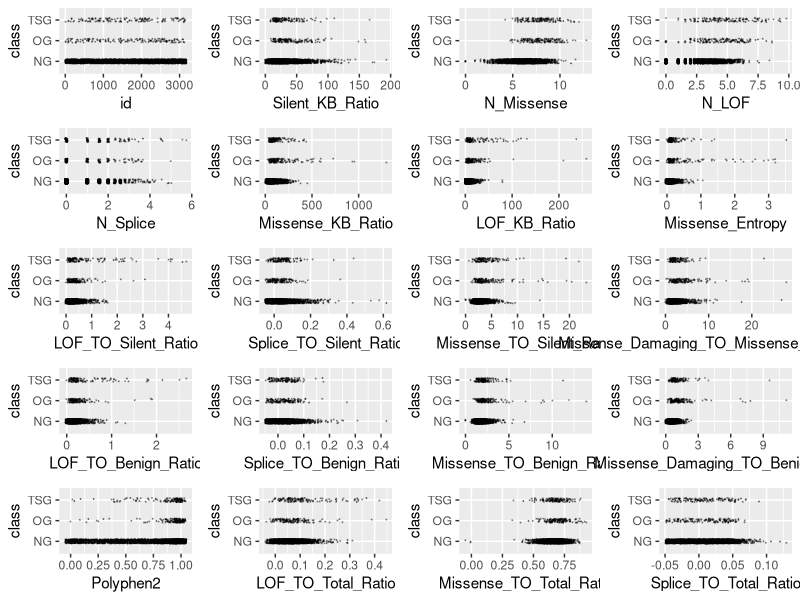
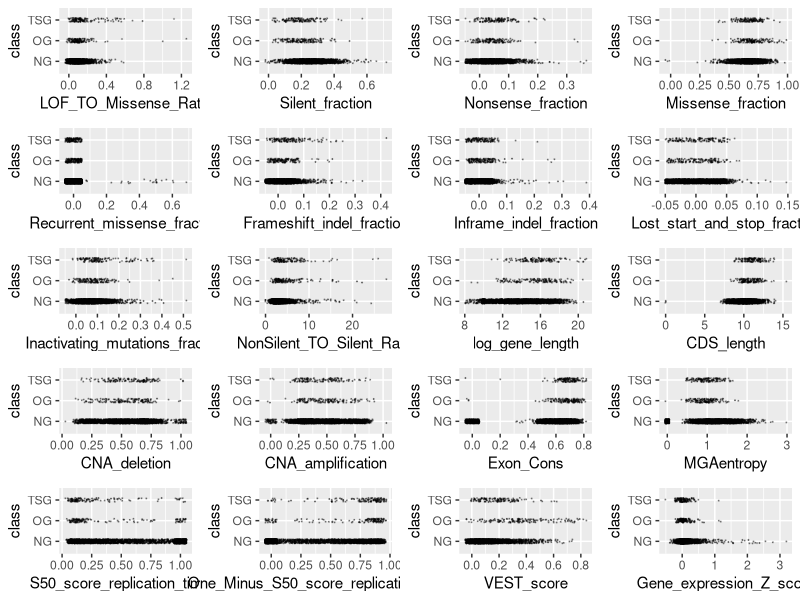
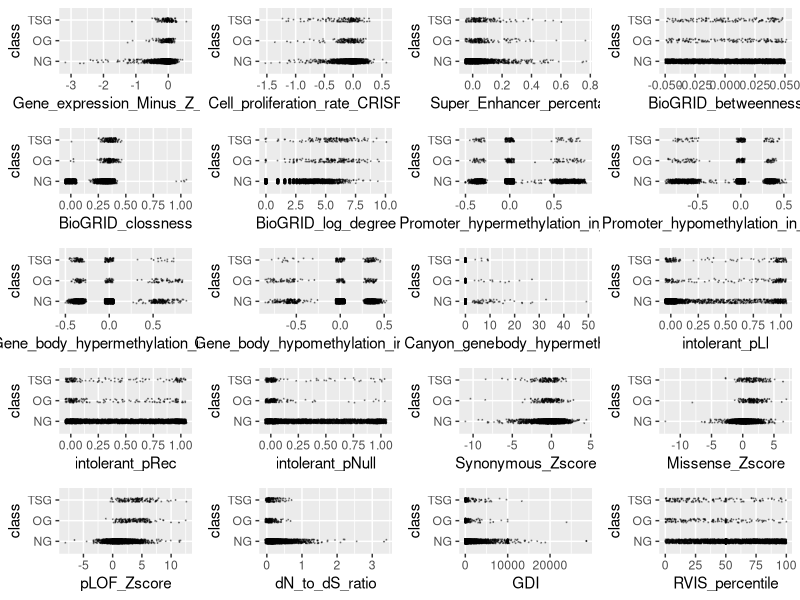
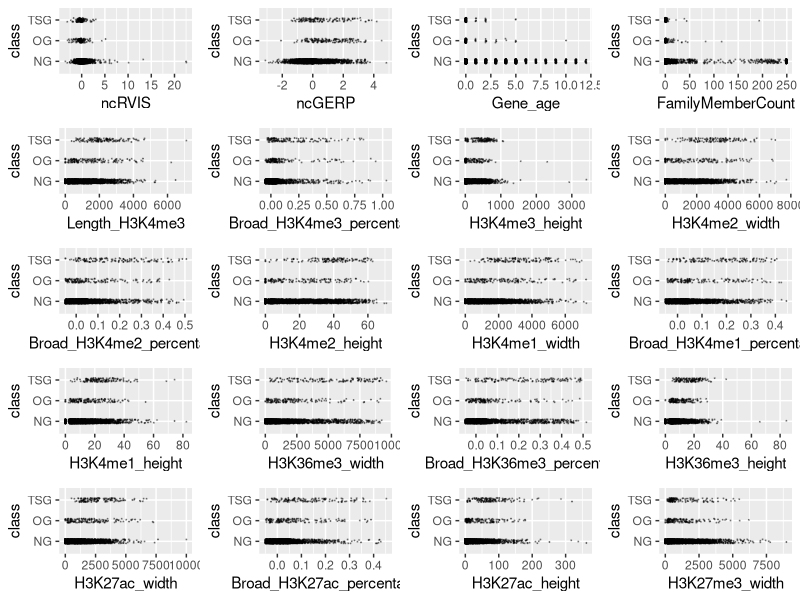
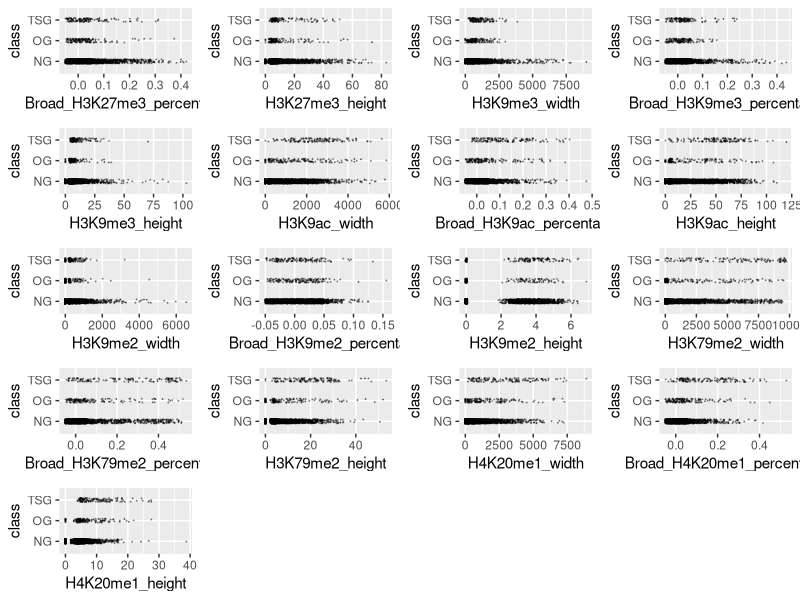
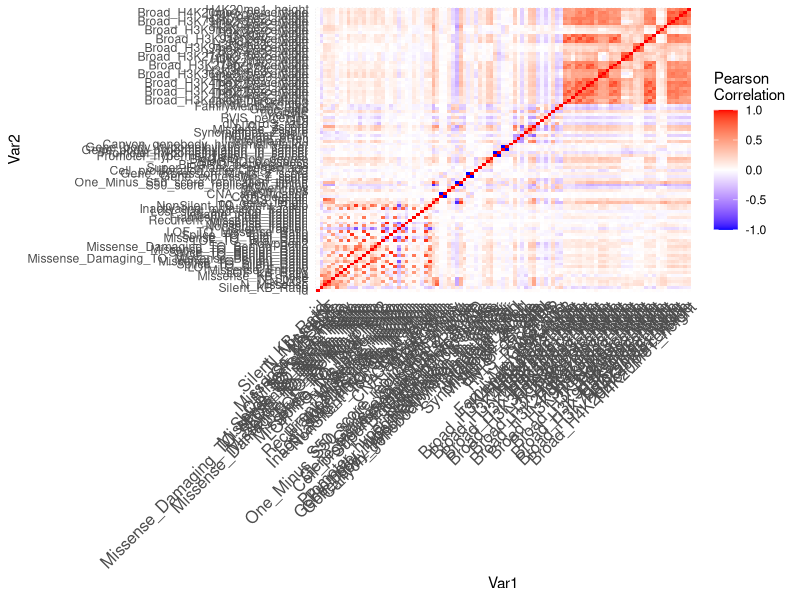
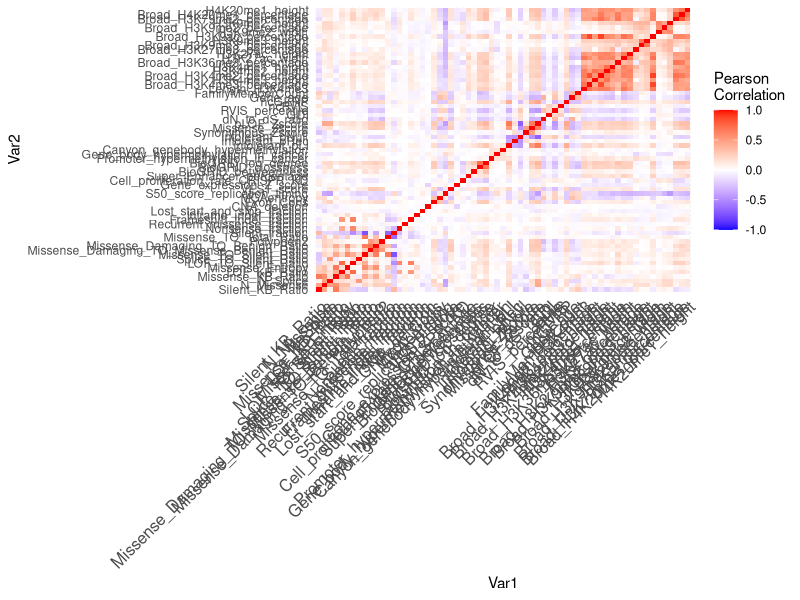
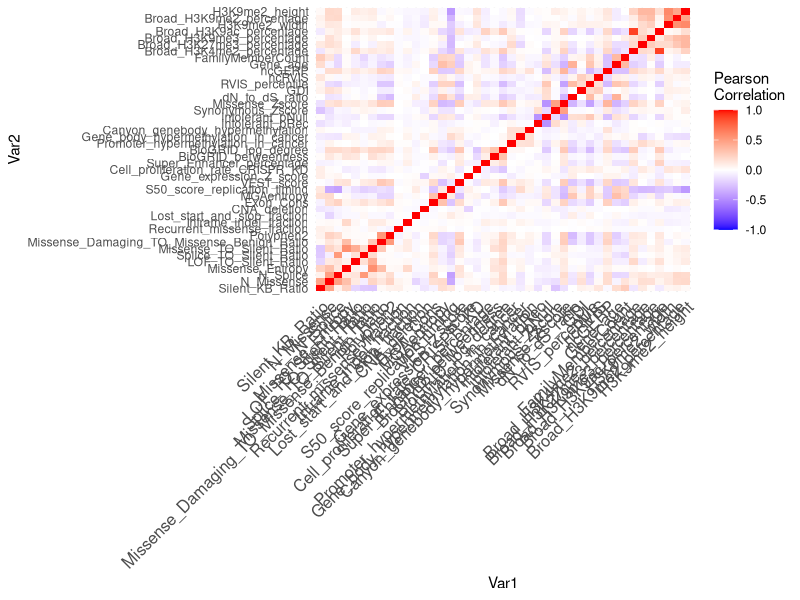

Reproduce these figures in R, in order.
## ---- chunk 1
knitr::opts_chunk$set(echo = TRUE, comment = NA)
## ---- chunk 2
training <- read.csv("training.csv", stringsAsFactors = TRUE)
training$class <- factor(training$class)
levels(training$class) <- c("NG", "OG", "TSG")
# Create an outlier function
outlier <- function(data) {
  low <- mean(data) - 3 * sd(data)
  high <- mean(data) + 3 * sd(data)
  which(data < low | data > high)
}
# library(ggplot2)
# scatter <- function(var) {
#   ggplot(training, aes_string(var, "class")) +
#     geom_jitter(width = 0.05, height = 0.1, size = 0.1,
#                 colour = rgb(0, 0, 0, alpha = 1 / 3))
# }
# scat_plot <- lapply(names(training)[-99], scatter)
# library(gridExtra)
# grid.arrange(grobs = scat_plot[1:20], ncol = 4)
# grid.arrange(grobs = scat_plot[21:40], ncol = 4)
# grid.arrange(grobs = scat_plot[41:60], ncol = 4)
# grid.arrange(grobs = scat_plot[61:80], ncol = 4)
# grid.arrange(grobs = scat_plot[81:98], ncol = 4)
outliers <- table(unlist(lapply(training[,-99], outlier)))
outlier_index <- sort(outliers, decreasing = TRUE)
# Remove 50 most common outliers (i.e. outliers across multiple predictors)
training <- training[-as.numeric(names(outlier_index)[1:50]),]

# The below variables had outstanding outliers which we chose to remove
sort(training$Missense_TO_Silent_Ratio, decreasing = TRUE)[1:10]
training <- training[-which(training$Missense_TO_Silent_Ratio > 100), ]
sort(training$Missense_KB_Ratio, decreasing = TRUE)[1:10]
training <- training[-which(training$Missense_KB_Ratio > 2000), ]
sort(training$LOF_TO_Silent_Ratio, decreasing = TRUE)[1:10]
training <- training[-which(training$LOF_TO_Silent_Ratio > 5), ]
sort(training$Gene_expression_Z_score, decreasing = TRUE)[1:10]
training <- training[-which(training$Gene_expression_Z_score > 4), ]
sort(training$dN_to_dS_ratio, decreasing = TRUE)[1:10]
training <- training[-which(training$dN_to_dS_ratio > 5),]
sort(training$Silent_KB_Ratio, decreasing = TRUE)[1:10]
training <- training[-which(training$Silent_KB_Ratio > 200), ]
sort(training$Lost_start_and_stop_fraction, decreasing = TRUE)[1:10]
training <- training[-which(training$Lost_start_and_stop_fraction > 0.2),]
sort(training$Synonymous_Zscore, decreasing = FALSE)[1:10]
training <- training[-which(training$Synonymous_Zscore < -15), ]
numeric_training <- training[,-99]

# Lots of zeroes for some observations, so removed those observations with quite a few zeroes across predictor variables
n_zeroes <- rep(NA, nrow(numeric_training))

for(i in seq_len(nrow(numeric_training))){
  row_i_zeroes <- 0
  for(j in seq_len(ncol(numeric_training))){
    if(round(numeric_training[i,j], digits = 5) == 0){
      row_i_zeroes <- row_i_zeroes + 1
    }
  }
  n_zeroes[i] <- row_i_zeroes
}
training <- training[n_zeroes <= ncol(training) / 2, ]
# Remove 1 of 2 variables that have r value of 1 or -1 (i.e. perfectly correlated)
perf_corr <- which(abs(cor(training[,-99])) == 1, arr.ind = TRUE)
which(perf_corr[,1] != perf_corr[,2])
training <- training[, -43]
## ---- chunk 3
library(ggplot2)
scatter <- function(var) {
  ggplot(training, aes_string(var, "class")) +
    geom_jitter(width = 0.05, height = 0.1, size = 0.1,
                colour = rgb(0, 0, 0, alpha = 1 / 3))
}
scat_plot <- lapply(names(training)[-98], scatter)
library(gridExtra)
grid.arrange(grobs = scat_plot[1:20], ncol = 4)
grid.arrange(grobs = scat_plot[21:40], ncol = 4)
grid.arrange(grobs = scat_plot[41:60], ncol = 4)
grid.arrange(grobs = scat_plot[61:80], ncol = 4)
grid.arrange(grobs = scat_plot[81:97], ncol = 4)
## ---- chunk 4
library(dplyr)
#function to calculate wca
score <- function (conf_mat) {
  print(sum(diag(conf_mat) * c(1, 20, 20)))
  print(sum(diag(conf_mat) * c(1, 20, 20)) / sum(apply(conf_mat, 2, sum) * c(1, 20, 20)))
}

# Set new threshold to account for unbalanced data
classify <- function(probs, k) {
  if (any(probs[2:3] > k)) {
    subset <- probs[2:3]
    output <- which(subset == max(subset))
    if (length(output) > 1) {
        output <- sample(1:2, 1)
    }
  } else {
    output <- 0
  }
  output
}
## ---- chunk 5
library(dplyr)
library(caret)
set.seed(12)
mn <- nnet::multinom(class ~ ., data = training, model = TRUE)
tidymn <- broom::tidy(mn) %>% arrange(p.value)
tidymn <- tidymn %>% filter(p.value < 0.05 / nrow(tidymn))
terms <- unique(tidymn$term)[-1]
library(dplyr)
sig <- logical(97)
names(sig) <- names(training)[-98]
k <- 1
diffs <- logical(97)
for (var in names(training)[-98]) {
  model <- aov(training[[var]] ~ factor(training$class))
  sig[k] <- summary(model)[[1]][1, 5]
  diffs[k] <- all(TukeyHSD(model)$`factor(training$class)`[, 4] < 0.05 / 97)
  k <- k + 1
}
sort(sig[diffs])
score <- function (conf_mat) {
  sum(diag(conf_mat) * c(1, 20, 20)) / sum(apply(conf_mat, 2, sum) * c(1, 20, 20))
}

sig_terms <- names(sort(sig[diffs]))
combo_terms <- table(c(terms, sig_terms)) == 2
final_terms <- names(combo_terms[combo_terms])
term_mat <- cor(training %>% select(all_of(final_terms)))
ind_terms <- final_terms[-c(1, 3, 4, 5, 10, 11, 13, 14, 15, 17)]

vars <- training
cor_mtx = round(cor(vars[, names(vars) != "class"]), 2)
library(reshape2)
#reshape it
melted_cor_mtx <- melt(cor_mtx)

#draw the heatmap
cor_heatmap = ggplot(data = melted_cor_mtx, aes(x=Var1, y=Var2, fill=value)) + geom_tile()
cor_heatmap = cor_heatmap +
scale_fill_gradient2(low = "blue", high = "red", mid = "white", midpoint = 0, limit = c(-1,1), space = "Lab", name="Pearson\nCorrelation") + 
theme_minimal() +
theme(axis.text.x = element_text(angle = 45, vjust = 1, size = 12, hjust = 1))

cor_heatmap
which(abs(cor_mtx) > 0.75, arr.ind = TRUE)
# Eliminate all but one of a set of variables highly correlated with one another
vars <- vars[, -c(1, 4, 32, 13, 18, 21, 29, 14, 20, 15, 30,
                  15, 24, 31, 38, 34, 41, 48, 50, 68, 86, 88,
                  71, 72, 78, 74, 76, 80, 82, 83, 92, 94, 95)]
cor_mtx = round(cor(vars[, names(vars) != "class"]), 2)
library(reshape2)
#reshape it
melted_cor_mtx <- melt(cor_mtx)

#draw the heatmap
cor_heatmap = ggplot(data = melted_cor_mtx, aes(x=Var1, y=Var2, fill=value)) + geom_tile()
cor_heatmap = cor_heatmap +
scale_fill_gradient2(low = "blue", high = "red", mid = "white", midpoint = 0, limit = c(-1,1), space = "Lab", name="Pearson\nCorrelation") + 
theme_minimal() +
theme(axis.text.x = element_text(angle = 45, vjust = 1, size = 12, hjust = 1))

cor_heatmap
which(abs(cor_mtx) > 0.6, arr.ind = TRUE)
# Eliminate all but one of a set of variables highly correlated with one another
vars <- vars[, -c(4, 5, 15, 17, 11, 13, 14, 29, 39, 47,
                  48, 51, 49, 54, 55, 52, 58, 63, 65,
                  34, 64, 53)]
cor_mtx = round(cor(vars[, names(vars) != "class"]), 2)
library(reshape2)
#reshape it
melted_cor_mtx <- melt(cor_mtx)

#draw the heatmap
cor_heatmap = ggplot(data = melted_cor_mtx, aes(x=Var1, y=Var2, fill=value)) + geom_tile()
cor_heatmap = cor_heatmap +
scale_fill_gradient2(low = "blue", high = "red", mid = "white", midpoint = 0, limit = c(-1,1), space = "Lab", name="Pearson\nCorrelation") + 
theme_minimal() +
theme(axis.text.x = element_text(angle = 45, vjust = 1, size = 12, hjust = 1))

cor_heatmap
set.seed(12)
mn <- nnet::multinom(class ~ ., data = vars, model = TRUE)
tidymn <- broom::tidy(mn) %>% arrange(p.value)
tidymn <- tidymn %>% filter(p.value < 0.05 / nrow(tidymn))
terms <- unique(tidymn$term)[-1]
terms
## ---- chunk 6
vars <- training %>% select(all_of(terms), class)
set.seed(91232)
thresh_list <- list()
length(thresh_list) <- 10
j <- 1
# for() loop to validate post cross-validation with WCA and varying thresholds
for (rand in ceiling(runif(10, min = 1, max = 10000000))) {
  set.seed(rand)
  vars_test <- createDataPartition(vars$class, p = 0.8, 
                                    list = FALSE)
  vars_train <- vars[vars_test, ]
  vars_test <- vars[-vars_test, ]
  
  train_cont <- trainControl(method = "cv", number = 5, classProbs = TRUE, savePredictions = TRUE)
  lda_ft <- train(class ~ ., data = vars_train, method = "lda", preProc = c("center", "scale"),
                  trControl = train_cont)
  preds <- predict(lda_ft, newdata = vars_test, type = "prob")
  scores <- numeric(100)
  for (i in seq(from = 0.001, to = 0.1, by = 0.001)) {
    lda_mod <- table("pred"=apply(preds, 1, classify, k = i), "obs" = vars_test$class)
    lda_mod
    scores[i*1000] <- score(lda_mod)
  }
  thresh_list[[j]] <- scores
  j <- j + 1
}

# Plot WCA as a function of threshold for various seeds to see best threshold

plot(thresh_list[[1]] ~ seq(from = 0.001, to = 0.1, by = 0.001),
     type = "l", ylim = c(0.6, 0.9), col = rgb(0, 0, 0, alpha = 0.5))
for (i in 2:10) {
  red <- 0
  green <- 0
  blue <- 0
  if (i %% 4 == 1) {
    red <- 0.5
  }
  if (i %% 4 == 2) {
    green <- 0.5
  }
  if (i %% 4 == 3) {
    blue <- 0.5
  }
  lines(seq(from = 0.001, to = 0.1, by = 0.001), thresh_list[[i]],
        col = rgb(red, green, blue, alpha = 0.5))
  
}

# Use threshold of 0.01 for determining when to classify as OG or TSG (highest peak)
set.seed(03)
  vars_test <- createDataPartition(vars$class, p = 0.8, 
                                    list = FALSE)
  vars_train <- vars[vars_test, ]
  vars_test <- vars[-vars_test, ]
  train_cont <- trainControl(method = "cv", number = 5, classProbs = TRUE, savePredictions = TRUE)
  lda_ft <- train(class ~ ., data = vars_train, method = "lda", preProc = c("center", "scale"),
                  trControl = train_cont)
    preds <- predict(lda_ft, newdata = vars_test, type = "prob")
 lda_mod <- table("pred"=apply(preds, 1, classify, k = 0.01), "obs" = vars_test$class)
  lda_mod
  score(lda_mod)
## ---- chunk 7
# Write prediction model on test data
tests <- read.csv("test.csv")
preds <- predict(lda_ft, newdata = tests, type = "prob")
preds <- apply(preds, 1, classify, k = 0.01)
names(preds) <- tests$id
csv_file <- data.frame(id = tests$id,
                       class = preds)
#write.csv(csv_file, "modelpredictions12.csv", row.names = FALSE)
model_10 <- read.csv("modelpredictions12.csv")
table("BEST MOD" = model_10$class, csv_file$class)
